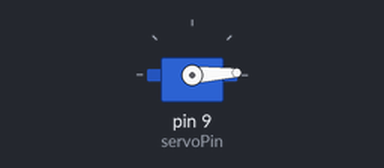
Simulated run of this sketch. Board: Arduino Uno, built with avr-gcc and run on an emulated ATmega328P. Parts: servo.

Above: at 0.05 s.
At 0.9 s:
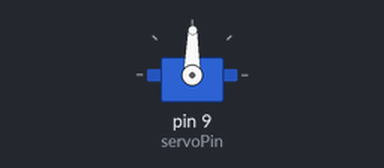
At 1.75 s:
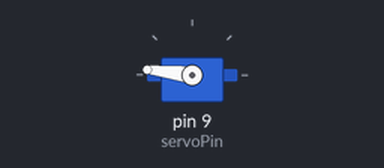
At 3.45 s:
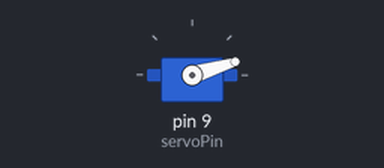
Timing chart, 0 to 8.3 s (numbered marks = the images above):
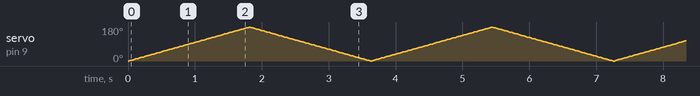

The sketch:

ServoMotore.ino
```cpp
// (licence header left out)
#include <Servo.h>
#define servoPin 9
#define delay_ms 10
Servo myservo;

void setup() {
  myservo.attach(servoPin);

}

void loop() {
  for (int i = 0; i < 180; i++) {
    myservo.write(i);
    delay(delay_ms);
  }

  for (int i = 179; i >= 0; i--) {
    myservo.write(i);
    delay(delay_ms);
  }

}
```
